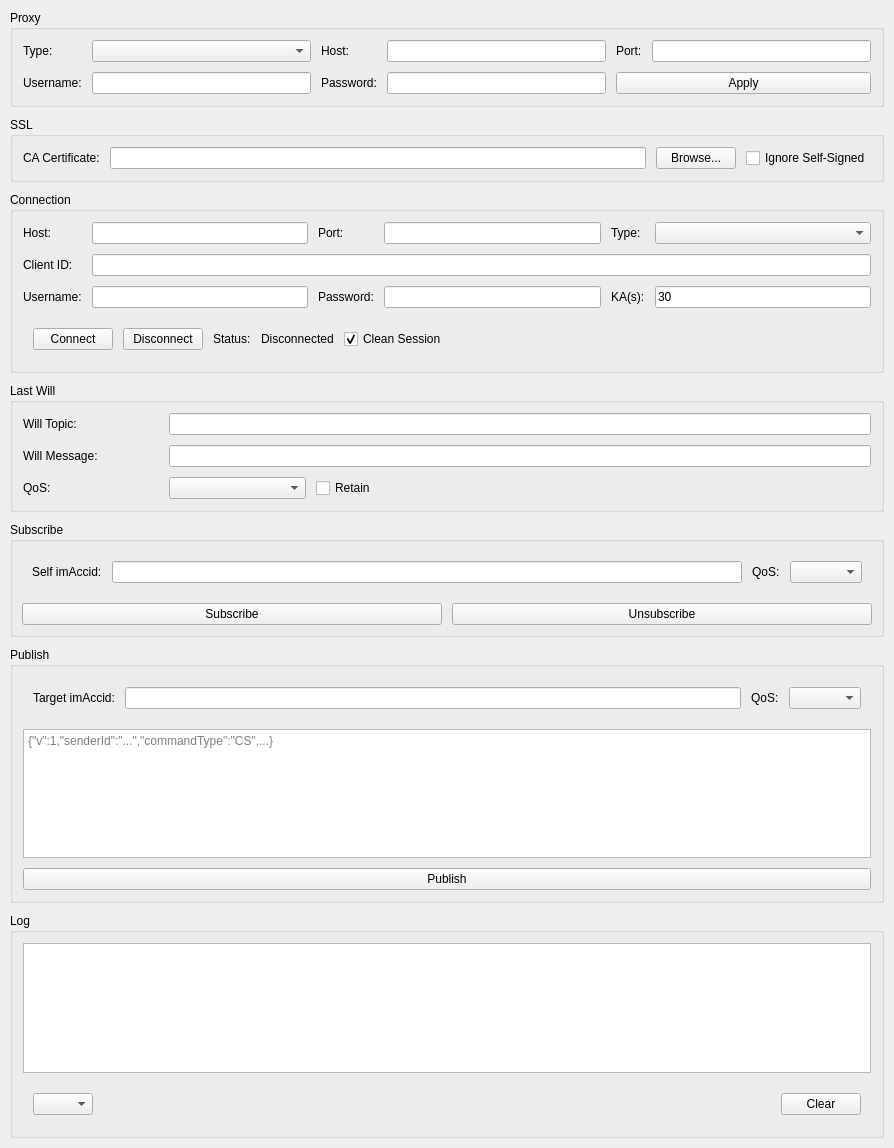
<?xml version="1.0" encoding="UTF-8"?>
<ui version="4.0">
 <class>MqttClientWgt</class>
 <widget class="QWidget" name="MqttClientWgt">
  <property name="geometry">
   <rect>
    <x>0</x>
    <y>0</y>
    <width>894</width>
    <height>1148</height>
   </rect>
  </property>
  <property name="minimumSize">
   <size>
    <width>640</width>
    <height>1000</height>
   </size>
  </property>
  <property name="windowTitle">
   <string>MQTT Client Demo</string>
  </property>
  <layout class="QVBoxLayout" name="mainLayout">
   <property name="spacing">
    <number>10</number>
   </property>
   <property name="margin" stdset="0">
    <number>10</number>
   </property>
    <item>
     <widget class="QGroupBox" name="proxyGrp">
      <property name="title">
       <string>Proxy</string>
      </property>
      <layout class="QGridLayout" name="proxyGrid">
       <property name="margin" stdset="0">
        <number>10</number>
       </property>
       <property name="spacing">
        <number>10</number>
       </property>
       <item row="0" column="0">
        <widget class="QLabel" name="proxyTypeTipLbl">
         <property name="text">
          <string>Type:</string>
         </property>
        </widget>
       </item>
       <item row="0" column="1">
        <widget class="QComboBox" name="proxyTypeCbx"/>
       </item>
       <item row="0" column="2">
        <widget class="QLabel" name="proxyHostTipLbl">
         <property name="text">
          <string>Host:</string>
         </property>
        </widget>
       </item>
       <item row="0" column="3">
        <widget class="QLineEdit" name="proxyHostLet"/>
       </item>
       <item row="0" column="4">
        <widget class="QLabel" name="proxyPortTipLbl">
         <property name="text">
          <string>Port:</string>
         </property>
        </widget>
       </item>
       <item row="0" column="5">
        <widget class="QLineEdit" name="proxyPortLet"/>
       </item>
       <item row="1" column="0">
        <widget class="QLabel" name="proxyUsernameTipLbl">
         <property name="text">
          <string>Username:</string>
         </property>
        </widget>
       </item>
       <item row="1" column="1">
        <widget class="QLineEdit" name="proxyUsernameLet"/>
       </item>
       <item row="1" column="2">
        <widget class="QLabel" name="proxyPasswordTipLbl">
         <property name="text">
          <string>Password:</string>
         </property>
        </widget>
       </item>
       <item row="1" column="3">
        <widget class="QLineEdit" name="proxyPasswordLet">
         <property name="echoMode">
          <enum>QLineEdit::Password</enum>
         </property>
        </widget>
       </item>
       <item row="1" column="4" colspan="2">
        <widget class="QPushButton" name="applyProxyBtn">
         <property name="text">
          <string>Apply</string>
         </property>
        </widget>
       </item>
      </layout>
     </widget>
     </item>
    <item>
     <widget class="QGroupBox" name="sslGrp">
      <property name="title">
       <string>SSL</string>
      </property>
      <layout class="QHBoxLayout" name="sslLayout">
       <property name="margin" stdset="0">
        <number>10</number>
       </property>
       <property name="spacing">
        <number>10</number>
       </property>
       <item>
        <widget class="QLabel" name="sslCaCertTipLbl">
         <property name="text">
          <string>CA Certificate:</string>
         </property>
        </widget>
       </item>
       <item>
        <widget class="QLineEdit" name="sslCaCertLet"/>
       </item>
       <item>
        <widget class="QPushButton" name="browseCaCertBtn">
         <property name="text">
          <string>Browse...</string>
         </property>
        </widget>
       </item>
       <item>
        <widget class="QCheckBox" name="ignoreSelfSignedCbk">
         <property name="text">
          <string>Ignore Self-Signed</string>
         </property>
        </widget>
       </item>
      </layout>
     </widget>
    </item>
    <item>
     <widget class="QGroupBox" name="connectionGrp">
      <property name="title">
       <string>Connection</string>
      </property>
      <layout class="QGridLayout" name="connectionGrid">
       <property name="margin" stdset="0">
        <number>10</number>
       </property>
       <property name="spacing">
        <number>10</number>
       </property>
       <item row="0" column="0">
        <widget class="QLabel" name="hostTipLbl">
         <property name="text">
          <string>Host:</string>
         </property>
        </widget>
       </item>
       <item row="0" column="1">
        <widget class="QLineEdit" name="hostLet"/>
       </item>
       <item row="0" column="2">
        <widget class="QLabel" name="portTipLbl">
         <property name="text">
          <string>Port:</string>
         </property>
        </widget>
       </item>
       <item row="0" column="3">
        <widget class="QLineEdit" name="portLet"/>
       </item>
       <item row="0" column="4">
        <widget class="QLabel" name="typeTipLbl">
         <property name="text">
          <string>Type:</string>
         </property>
        </widget>
       </item>
       <item row="0" column="5">
        <widget class="QComboBox" name="typeCbx"/>
       </item>
       <item row="1" column="0">
        <widget class="QLabel" name="clientIdTipLbl">
         <property name="text">
          <string>Client ID:</string>
         </property>
        </widget>
       </item>
       <item row="1" column="1" colspan="5">
        <widget class="QLineEdit" name="clientIdLet"/>
       </item>
       <item row="2" column="0">
        <widget class="QLabel" name="usernameTipLbl">
         <property name="text">
          <string>Username:</string>
         </property>
        </widget>
       </item>
       <item row="2" column="1">
        <widget class="QLineEdit" name="usernameLet"/>
       </item>
       <item row="2" column="2">
        <widget class="QLabel" name="passwordTipLbl">
         <property name="text">
          <string>Password:</string>
         </property>
        </widget>
       </item>
       <item row="2" column="3">
        <widget class="QLineEdit" name="passwordLet">
         <property name="echoMode">
          <enum>QLineEdit::Password</enum>
         </property>
        </widget>
       </item>
       <item row="2" column="4">
        <widget class="QLabel" name="keepAliveTipLbl">
         <property name="text">
          <string>KA(s):</string>
         </property>
        </widget>
       </item>
       <item row="2" column="5">
        <widget class="QLineEdit" name="keepAliveLet">
         <property name="text">
          <string>30</string>
         </property>
        </widget>
       </item>
       <item row="3" column="0" colspan="6">
        <widget class="QWidget" name="connBtnsWgt" native="true">
         <layout class="QHBoxLayout" name="connBtnsLayout">
          <property name="spacing">
           <number>10</number>
          </property>
          <property name="margin" stdset="0">
           <number>10</number>
          </property>
          <item>
           <widget class="QPushButton" name="connectBtn">
            <property name="text">
             <string>Connect</string>
            </property>
           </widget>
          </item>
          <item>
           <widget class="QPushButton" name="disconnectBtn">
            <property name="text">
             <string>Disconnect</string>
            </property>
           </widget>
          </item>
          <item>
           <widget class="QLabel" name="statusTipLbl">
            <property name="text">
             <string>Status:</string>
            </property>
           </widget>
          </item>
          <item>
           <widget class="QLabel" name="statusTextLbl">
            <property name="text">
             <string>Disconnected</string>
            </property>
           </widget>
          </item>
          <item>
           <widget class="QCheckBox" name="cleanSessionCbk">
            <property name="text">
             <string>Clean Session</string>
            </property>
            <property name="checked">
             <bool>true</bool>
            </property>
           </widget>
          </item>
          <item>
           <spacer name="horizontalSpacer_1">
            <property name="orientation">
             <enum>Qt::Horizontal</enum>
            </property>
            <property name="sizeHint" stdset="0">
             <size>
              <width>0</width>
              <height>0</height>
             </size>
            </property>
           </spacer>
          </item>
         </layout>
        </widget>
       </item>
      </layout>
     </widget>
    </item>
    <item>
     <widget class="QGroupBox" name="willGrp">
     <property name="title">
      <string>Last Will</string>
     </property>
     <layout class="QGridLayout" name="willGrid">
      <property name="margin" stdset="0">
       <number>10</number>
      </property>
      <property name="spacing">
       <number>10</number>
      </property>
      <item row="0" column="0">
       <widget class="QLabel" name="willTopicTipLbl">
        <property name="text">
         <string>Will Topic:</string>
        </property>
       </widget>
      </item>
      <item row="0" column="1" colspan="5">
       <widget class="QLineEdit" name="willTopicLet"/>
      </item>
      <item row="1" column="0">
       <widget class="QLabel" name="willMessageTipLbl">
        <property name="text">
         <string>Will Message:</string>
        </property>
       </widget>
      </item>
      <item row="1" column="1" colspan="5">
       <widget class="QLineEdit" name="willMessageLet"/>
      </item>
      <item row="2" column="0">
       <widget class="QLabel" name="willQosTipLbl">
        <property name="text">
         <string>QoS:</string>
        </property>
       </widget>
      </item>
      <item row="2" column="1">
       <widget class="QComboBox" name="willQosCbx"/>
      </item>
      <item row="2" column="2">
       <widget class="QCheckBox" name="willRetainCbk">
        <property name="text">
         <string>Retain</string>
        </property>
       </widget>
      </item>
      <item row="2" column="3" colspan="3">
       <spacer name="horizontalSpacer_2">
        <property name="orientation">
         <enum>Qt::Horizontal</enum>
        </property>
        <property name="sizeHint" stdset="0">
         <size>
          <width>0</width>
          <height>0</height>
         </size>
        </property>
       </spacer>
      </item>
     </layout>
    </widget>
   </item>
   <item>
    <widget class="QGroupBox" name="subscribeGrp">
     <property name="title">
      <string>Subscribe</string>
     </property>
     <layout class="QVBoxLayout" name="verticalLayout">
      <property name="spacing">
       <number>10</number>
      </property>
      <item>
       <widget class="QWidget" name="subcribeWgt" native="true">
        <layout class="QHBoxLayout" name="horizontalLayout">
         <property name="spacing">
          <number>10</number>
         </property>
         <property name="leftMargin">
          <number>10</number>
         </property>
         <property name="topMargin">
          <number>10</number>
         </property>
         <property name="rightMargin">
          <number>10</number>
         </property>
         <property name="bottomMargin">
          <number>10</number>
         </property>
         <item>
          <widget class="QLabel" name="selfImAccidTipLbl">
           <property name="text">
            <string>Self imAccid:</string>
           </property>
          </widget>
         </item>
         <item>
          <widget class="QLineEdit" name="selfImAccidLet"/>
         </item>
         <item>
          <widget class="QLabel" name="subQosTipLbl">
           <property name="text">
            <string>QoS:</string>
           </property>
          </widget>
         </item>
         <item>
          <widget class="QComboBox" name="subQosCbx"/>
         </item>
        </layout>
       </widget>
      </item>
       <item>
        <widget class="QWidget" name="subscribeBtnsWgt" native="true">
         <layout class="QHBoxLayout" name="subscribeBtnsLayout">
          <property name="spacing">
           <number>10</number>
          </property>
          <property name="margin" stdset="0">
           <number>0</number>
          </property>
          <item>
           <widget class="QPushButton" name="subscribeBtn">
            <property name="text">
             <string>Subscribe</string>
            </property>
           </widget>
          </item>
          <item>
           <widget class="QPushButton" name="unsubscribeBtn">
            <property name="text">
             <string>Unsubscribe</string>
            </property>
           </widget>
          </item>
         </layout>
        </widget>
       </item>
      </layout>
     </widget>
    </item>
   <item>
    <widget class="QGroupBox" name="publishGrp">
     <property name="title">
      <string>Publish</string>
     </property>
     <layout class="QVBoxLayout" name="publishLayout">
      <property name="spacing">
       <number>10</number>
      </property>
      <property name="margin" stdset="0">
       <number>10</number>
      </property>
      <item>
       <widget class="QWidget" name="targetWgt" native="true">
        <layout class="QHBoxLayout" name="targetLayout">
         <property name="spacing">
          <number>10</number>
         </property>
         <property name="margin" stdset="0">
          <number>10</number>
         </property>
         <item>
          <widget class="QLabel" name="targetImAccidTipLbl">
           <property name="text">
            <string>Target imAccid:</string>
           </property>
          </widget>
         </item>
         <item>
          <widget class="QLineEdit" name="targetImAccidLet"/>
         </item>
         <item>
          <widget class="QLabel" name="pubQosTipLbl">
           <property name="text">
            <string>QoS:</string>
           </property>
          </widget>
         </item>
         <item>
          <widget class="QComboBox" name="pubQosCbx"/>
         </item>
        </layout>
       </widget>
      </item>
      <item>
       <widget class="QPlainTextEdit" name="payloadTed">
        <property name="placeholderText">
         <string>{&quot;v&quot;:1,&quot;senderId&quot;:&quot;...&quot;,&quot;commandType&quot;:&quot;CS&quot;,...}</string>
        </property>
       </widget>
      </item>
      <item>
       <widget class="QPushButton" name="publishBtn">
        <property name="text">
         <string>Publish</string>
        </property>
       </widget>
      </item>
     </layout>
    </widget>
   </item>
   <item>
    <widget class="QGroupBox" name="logGrp">
     <property name="title">
      <string>Log</string>
     </property>
     <layout class="QVBoxLayout" name="logLayout">
      <property name="spacing">
       <number>10</number>
      </property>
      <property name="margin" stdset="0">
       <number>10</number>
      </property>
      <item>
       <widget class="QPlainTextEdit" name="logTed">
        <property name="readOnly">
         <bool>true</bool>
        </property>
        <property name="maximumBlockCount">
         <number>500</number>
        </property>
       </widget>
      </item>
      <item>
       <layout class="QHBoxLayout" name="logBtnsLayout">
        <property name="spacing">
         <number>10</number>
        </property>
         <property name="margin" stdset="0">
          <number>10</number>
         </property>
         <item>
          <widget class="QComboBox" name="langCbx">
           <property name="maximumSize">
            <size>
             <width>60</width>
             <height>16777215</height>
            </size>
           </property>
          </widget>
         </item>
         <item>
          <spacer name="horizontalSpacer_3">
          <property name="orientation">
           <enum>Qt::Horizontal</enum>
          </property>
          <property name="sizeHint" stdset="0">
           <size>
            <width>0</width>
            <height>0</height>
           </size>
          </property>
         </spacer>
        </item>
        <item>
         <widget class="QPushButton" name="clearLogBtn">
          <property name="text">
           <string>Clear</string>
          </property>
         </widget>
        </item>
       </layout>
      </item>
     </layout>
    </widget>
   </item>
  </layout>
 </widget>
  <tabstops>
   <tabstop>proxyTypeCbx</tabstop>
   <tabstop>proxyHostLet</tabstop>
   <tabstop>proxyPortLet</tabstop>
   <tabstop>proxyUsernameLet</tabstop>
   <tabstop>proxyPasswordLet</tabstop>
   <tabstop>applyProxyBtn</tabstop>
   <tabstop>sslCaCertLet</tabstop>
   <tabstop>browseCaCertBtn</tabstop>
   <tabstop>ignoreSelfSignedCbk</tabstop>
   <tabstop>hostLet</tabstop>
  <tabstop>portLet</tabstop>
  <tabstop>typeCbx</tabstop>
  <tabstop>clientIdLet</tabstop>
  <tabstop>usernameLet</tabstop>
  <tabstop>passwordLet</tabstop>
  <tabstop>keepAliveLet</tabstop>
  <tabstop>connectBtn</tabstop>
  <tabstop>disconnectBtn</tabstop>
  <tabstop>subscribeBtn</tabstop>
  <tabstop>unsubscribeBtn</tabstop>
  <tabstop>targetImAccidLet</tabstop>
  <tabstop>payloadTed</tabstop>
  <tabstop>publishBtn</tabstop>
  <tabstop>logTed</tabstop>
 </tabstops>
 <resources/>
 <connections/>
</ui>
